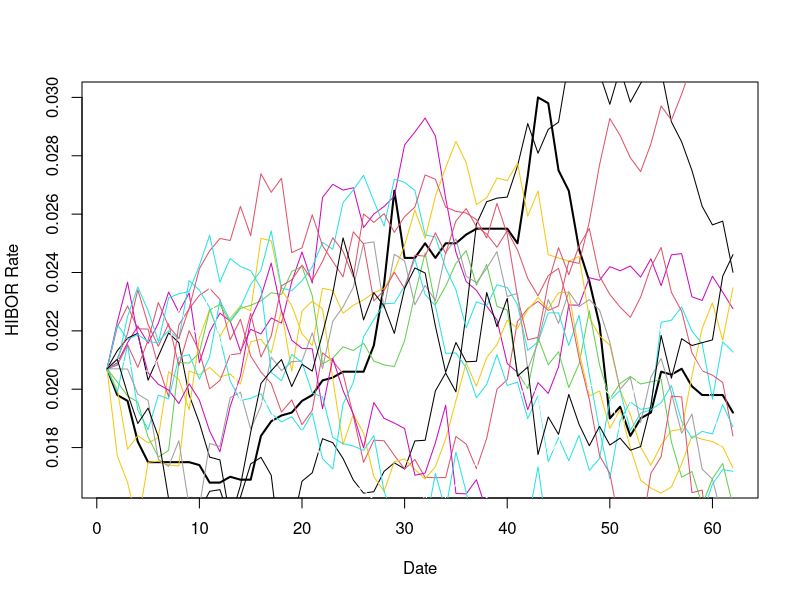

R code for this plot:
# MODEL
# Purpose: Simulate stochastic interest rate for European style options based on a well-known model.
# Theory: Vasicek, O. (1977). An equilibrium characterization of the term structure.
# Calibration: van den Berg, T. (2011). Calibrating the ornstein-uhlenbeck (vasicek) model.

# The following code demonstrate the clibration of parameters of Vasicek model (One factor short rate model)
# HIBOR data from HSB
setwd('C:\\Users\\user\\Documents\\Programming\\Note on R\\Vasicek Model_Calibration')
interest.rate.data <- read.csv('hibor.csv')
# head(interest.rate.data, 10) # Show data
sapply(interest.rate.data, class) # Check data types

interest.rate.data$Date <- as.Date(unlist(interest.rate.data$Date), '%d/%m/%Y')
interest.rate.data <- interest.rate.data[order(interest.rate.data$Date),]

# Core code
vasicek.calibration <- function(r, method) {
  n <- length(r)
  dt <- 1 / 252
  cat('Parameters estimation of Vasicek model\n')

  if (method == 'ols') {
    # 1. Ordinary Least Square (OLS) Estimation
    # Vasicek model SDE can be discretized as an AR(1) Process in finite time
    # One can also use arima(interest.rate.data$HIBOR, c(1, 0, 0)) for simplicity.
    r.lag <- c(NA, r[1:n - 1])

    reg.lm <- lm(r ~ r.lag)
    summary(reg.lm) # Show regression output

    a <- as.numeric(reg.lm$coefficients[2])
    b <- as.numeric(reg.lm$coefficients[1])
    res.var <- var(reg.lm$residuals)

    # SDE Parameters calibrated by OLS
    mu <- b / (1 - a)
    lambda <- (1 - a) / dt
    sigma <- sqrt(res.var / dt)

    cat('Estimation method: Ordinary Least Square')
    cat('Estimated mu: ', mu, '\n')
    cat('Estimated lambda: ', lambda, '\n')
    cat('Estimated sigma: ', sigma, '\n')

    list.parameters <- list(mu, lambda, sigma)
    names(list.parameters) <- c('mu', 'lambda', 'sigma')
    return(list.parameters)

  } else if (method == 'mle') {
    # 2. Maximum Likelihood Estimation (MLE)
    r.x <- r[1:n - 1]
    r.y <- r[2:n]

    sum.r.x <- mean(r.x) * (n - 1)
    sum.r.y <- mean(r.y) * (n - 1)
    sum.sq.r.x <- var(r.x) * (n - 2)
    sum.sq.r.y <- var(r.y) * (n - 2)
    sum.r.x.y <- sum(r.x * r.y)

    # SDE Parameters calibrated by MLE
    # Optimized with vectorization
    mu <- (sum.r.y * sum.sq.r.x - sum.r.x * sum.r.x.y) / (n * (sum.sq.r.x - sum.r.x.y) - (sum.r.x^2 - sum.r.x * sum.r.y))
    lambda <- sum((r.y - r.x) * (mu - r.x)) / dt / sum((r.x - mu) ^ 2)
    sigma <- sqrt(sum((r.y - (r.x + lambda * (mu - r.x) * dt)) ^ 2) / n / dt)

    cat('Estimation method: Maximum likelihood')
    cat('Estimated mu: ', mu, '\n')
    cat('Estimated lambda: ', lambda, '\n')
    cat('Estimated sigma: ', sigma, '\n')

    list.parameters <- list(mu, lambda, sigma)
    names(list.parameters) <- c('mu', 'lambda', 'sigma')
    return(list.parameters)
  }
}

par <- vasicek.calibration(interest.rate.data$HIBOR, method = 'mle')

# Plotting Code
plot(interest.rate.data$HIBOR,
     type = 'l', lwd = 2,
     ylab = 'HIBOR Rate',
     xlab = 'Date')

# Simulation Code
trial <- nrow(interest.rate.data) # Length of paths to be simulated
sim.count <- 15 # Number of paths to be simulated
dt <- 1/252 # Time step

for (j in 1:sim.count){
  r <- rep(0, trial)
  r[1] <- interest.rate.data$HIBOR[1]

  for (i in 2:trial) {
    # Ornstein-Uhlenbeck process SDE
    dr <- par$lambda*(par$mu - r[i - 1])*dt + (par$sigma)*sqrt(dt)*rnorm(1)
    r[i] <- r[i - 1] + dr
  }
  lines(r, type = 'l', col = runif(1, 0, 20))
}



